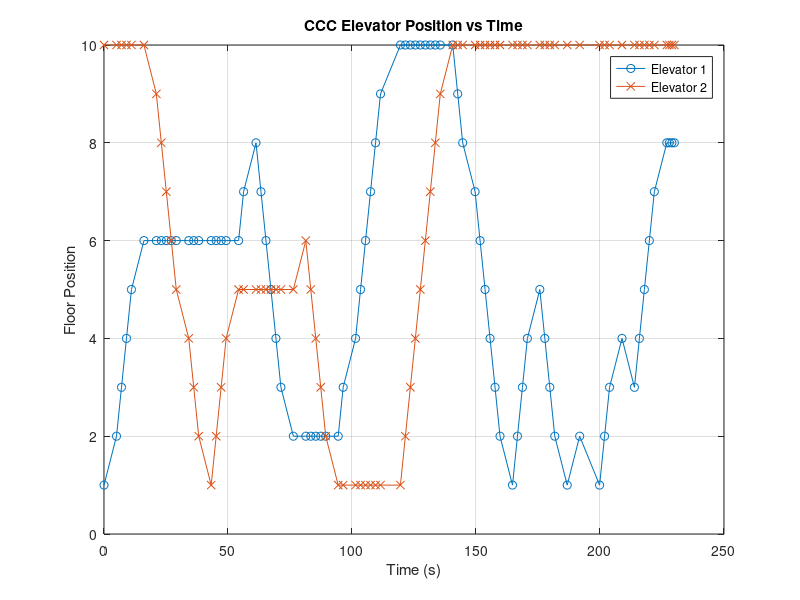
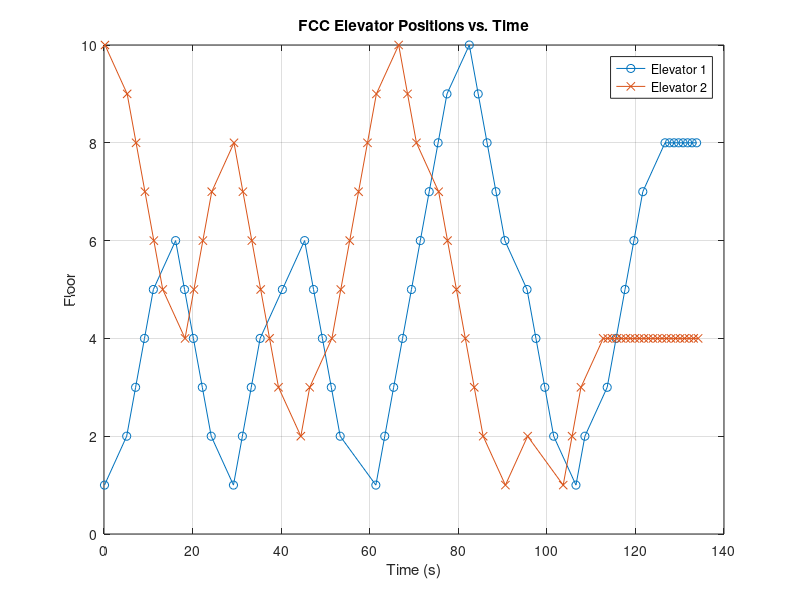
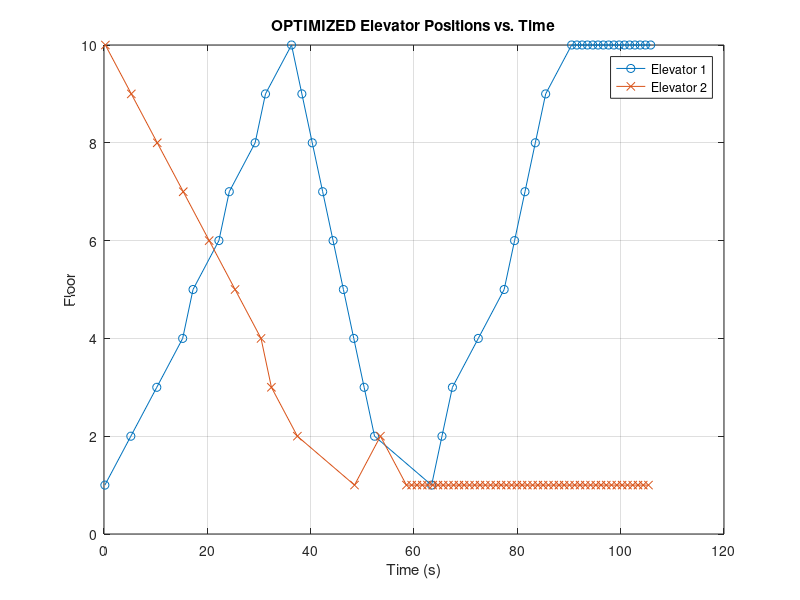

Write MATLAB code to recreate these figures, in order.
load('elevator_data.mat');
figure;
plot(time_log, elevator1_positions, '-o', 'DisplayName', 'Elevator 1');
hold on;
plot(time_log, elevator2_positions, '-x', 'DisplayName', 'Elevator 2');
xlabel('Time (s)');
ylabel('Floor Position');
title('CCC Elevator Position vs Time');
legend;
grid on;
hold off;

data1 = load('elevator1_log.txt');
data2 = load('elevator2_log.txt');

% Separar tiempo y posiciones
time1 = data1(:, 1);
positions1 = data1(:, 2);

time2 = data2(:, 1);
positions2 = data2(:, 2);
figure;
plot(time1, positions1, '-o', 'DisplayName', 'Elevator 1');
hold on;
plot(time2, positions2, '-x', 'DisplayName', 'Elevator 2');
xlabel('Time (s)');
ylabel('Floor');
title('FCC Elevator Positions vs. Time');
legend show;
grid on;
hold off;

data_opt1 = load('elevator1_optimizedlog.txt');
data_opt2 = load('elevator2_optimizedlog.txt');

% Separar tiempo y posiciones
time_opt1 = data_opt1(:, 1);
positions_opt1 = data_opt1(:, 2);

time_opt2 = data_opt2(:, 1);
positions_opt2 = data_opt2(:, 2);
figure;
plot(time_opt1, positions_opt1, '-o', 'DisplayName', 'Elevator 1');
hold on;
plot(time_opt2, positions_opt2, '-x', 'DisplayName', 'Elevator 2');
xlabel('Time (s)');
ylabel('Floor');
title('OPTIMIZED Elevator Positions vs. Time');
legend show;
grid on;
hold off;
